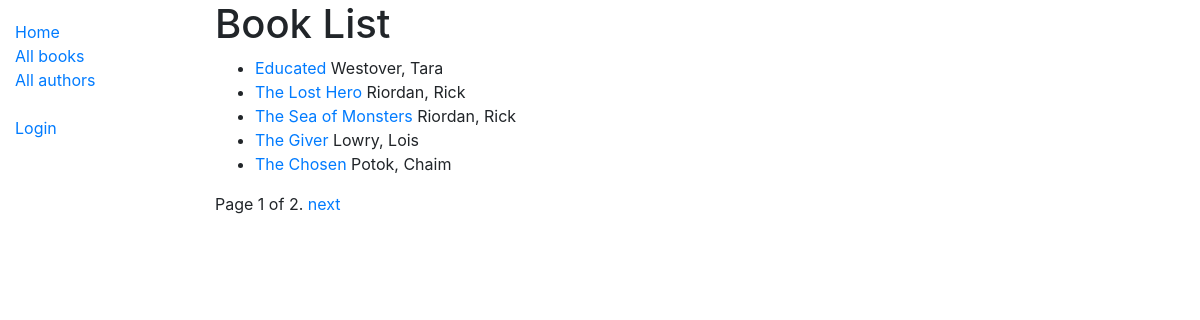
/catalog/books/, run on the app's committed database.
### catalog/models.py (models this page shows, shortened)
class Book(models.Model):
    title = models.CharField(max_length=200)
    author = models.ForeignKey('Author', on_delete=models.SET_NULL, null=True)
    summary = models.TextField(max_length=1000, help_text='Enter a brief description of the book')
    isbn = models.CharField('ISBN', max_length=13, unique=True, help_text='13 Character <a href="https://www.isbn-international.org/content/what-isbn">ISBN number</a>')
    genre = models.ManyToManyField(Genre, help_text='Select a genre for this book')
    def get_absolute_url(self):
        return reverse('book-detail', args=[str(self.id)])
    def display_genre(self):
        return ', '.join(genre.name for genre in self.genre.all()[:3])
    display_genre.short_description = 'Genre'

class Author(models.Model):
    first_name = models.CharField(max_length=100)
    last_name = models.CharField(max_length=100)
    date_of_birth = models.DateField(null=True, blank=True)
    date_of_death = models.DateField('Died', null=True, blank=True)
    class Meta:
        ordering = ['last_name', 'first_name']
    def __str__(self):
        return f'{self.last_name}, {self.first_name}'

### catalog/views.py (the view)
# urls.py: path('books/', views.BookListView.as_view(), name='books'),
class BookListView(generic.ListView):
    model = Book
    paginate_by = 5

### catalog/templates/catalog/book_list.html
{% extends "base_generic.html" %}
{% block content %}
  <h1>Book List</h1>
  {% if book_list %}
  <ul>
    {% for book in book_list %}
    <li>
      <a href="{{book.get_absolute_url}}">{{ book.title }}</a> {{ book.author }}
    </li>
    {% endfor %}
  </ul>
  {% else %}
    <p>There are no books in the library</p>
  {% endif %}
{% endblock %}

### data on the page
Book: title "Educated", author "Westover, Tara"
Book: title "The Lost Hero", author "Riordan, Rick"
Book: title "The Sea of Monsters", author "Riordan, Rick"
Book: title "The Giver", author "Lowry, Lois"
Book: title "The Chosen", author "Potok, Chaim"

### other printed values
{{ page_obj.number }} "1"
{{ page_obj.paginator.num_pages }} "2"
